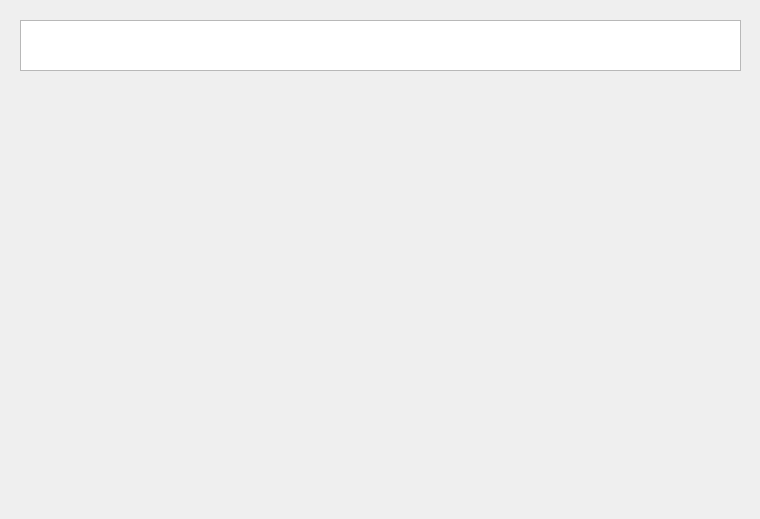
<?xml version="1.0" encoding="UTF-8"?>
<ui version="4.0">
 <class>MainWindow</class>
 <widget class="QMainWindow" name="MainWindow">
  <property name="geometry">
   <rect>
    <x>0</x>
    <y>0</y>
    <width>760</width>
    <height>519</height>
   </rect>
  </property>
  <property name="windowTitle">
   <string>MainWindow</string>
  </property>
  <widget class="QWidget" name="centralwidget">
   <widget class="QPlainTextEdit" name="plainTextEdit">
    <property name="geometry">
     <rect>
      <x>20</x>
      <y>20</y>
      <width>721</width>
      <height>51</height>
     </rect>
    </property>
    <property name="font">
     <font>
      <pointsize>16</pointsize>
     </font>
    </property>
   </widget>
  </widget>
 </widget>
 <resources/>
 <connections/>
</ui>
